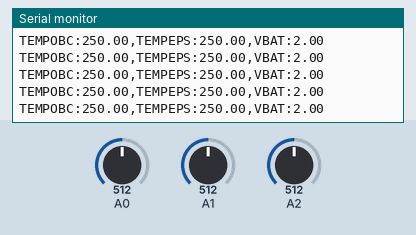
A sketch run on a simulated Arduino Uno, built with avr-gcc and run on an emulated ATmega328P. Shown: the last lines printed to the serial monitor. The inputs (shaded band) are chosen by the test bench; at power-on: A1 = 512, A2 = 512, A0 = 512.

Above: at 1.2 s.
1.3 s: A1 set to 214
At 1.41 s:
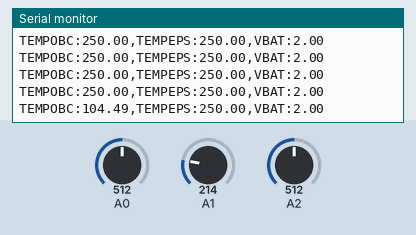
4.3 s: A1 set to 195
At 4.31 s:
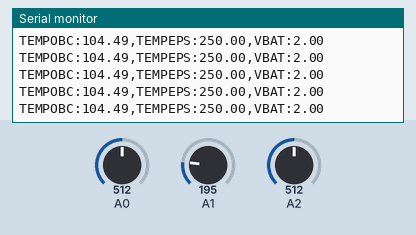
7.3 s: A2 set to 217
At 7.31 s:
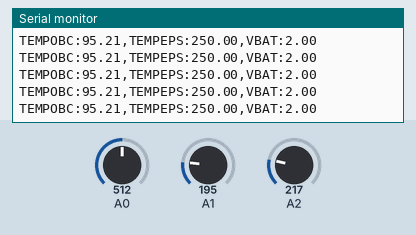
10.3 s: A2 set to 193
At 10.3 s:
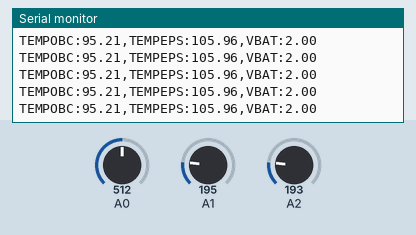
11.8 s: A2 set to 22
At 11.81 s:
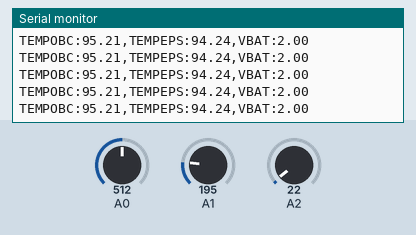
14.8 s: A2 set to 18
At 14.81 s:
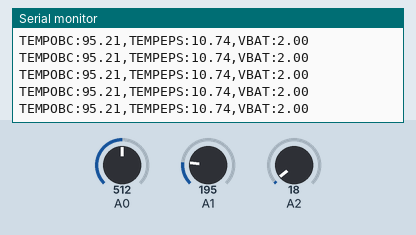
Timing chart, 0 to 17.8 s (numbered marks = the images above; inputs shaded):
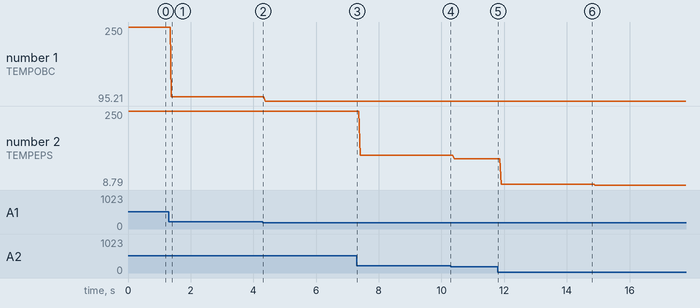

The sketch:

SerialPlotterExercise.ino
```cpp
#include <math.h>

void setup() {
  // put your setup code here, to run once:
  Serial.begin(9600);
  while (!Serial); // Wait for serial monitor to open

  Serial.println("Ready to plot data");
}

void loop() {
  // Calculate values
  float obc_temp = analogRead(A1)*5 / (1024*0.01);
  float eps_temp = analogRead(A2)*5 / (1024*0.01);
  float vbat = analogRead(A0)*5 / 1024;

  // Prints comma-separated values to monitor and plotter
  Serial.println("TEMPOBC:" + String(obc_temp) + ",TEMPEPS:" + String(eps_temp) + ",VBAT:" + String(vbat));

  //highkey lazy to do the variance stuff, see how ltr
}
```

Measured:
- after the input at 1.3 s, the serial monitor: prints a new line after 0.09 s (image 1)
- plotted number 1: 250 → 104.49 after the input at 1.3 s, 104.49 → 95.21 after the input at 4.3 s
- plotted number 2: 250 → 105.96 after the input at 7.3 s, 105.96 → 94.24 after the input at 10.3 s, 94.24 → 10.74 after the input at 11.8 s, 10.74 → 8.79 after the input at 14.8 s
